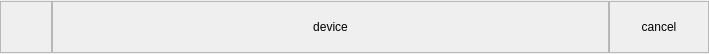
<?xml version="1.0" encoding="UTF-8"?>
<ui version="4.0">
 <class>ListDeviceEditor</class>
 <widget class="QWidget" name="ListDeviceEditor">
  <property name="geometry">
   <rect>
    <x>0</x>
    <y>0</y>
    <width>709</width>
    <height>54</height>
   </rect>
  </property>
  <property name="windowTitle">
   <string>Form</string>
  </property>
  <layout class="QHBoxLayout" name="horizontalLayout">
   <property name="spacing">
    <number>0</number>
   </property>
   <property name="leftMargin">
    <number>0</number>
   </property>
   <property name="topMargin">
    <number>0</number>
   </property>
   <property name="rightMargin">
    <number>0</number>
   </property>
   <property name="bottomMargin">
    <number>0</number>
   </property>
   <item>
    <widget class="QFrame" name="framePlus">
     <property name="minimumSize">
      <size>
       <width>52</width>
       <height>52</height>
      </size>
     </property>
     <property name="maximumSize">
      <size>
       <width>52</width>
       <height>52</height>
      </size>
     </property>
     <property name="frameShape">
      <enum>QFrame::StyledPanel</enum>
     </property>
     <property name="frameShadow">
      <enum>QFrame::Raised</enum>
     </property>
     <layout class="QGridLayout" name="gridLayout">
      <property name="leftMargin">
       <number>0</number>
      </property>
      <property name="topMargin">
       <number>0</number>
      </property>
      <property name="rightMargin">
       <number>0</number>
      </property>
      <property name="bottomMargin">
       <number>0</number>
      </property>
      <property name="spacing">
       <number>0</number>
      </property>
      <item row="0" column="0">
       <widget class="QLabel" name="labelPlus">
        <property name="styleSheet">
         <string notr="true">QLabel
{
  border-image: url(&quot;:/resource/browser-img160-hdd-n@3x.png&quot;);
}

QLabel:hover
{
  border-image: url(&quot;:/resource/browser-img160-hdd-h@3x.png&quot;);
}</string>
        </property>
        <property name="text">
         <string/>
        </property>
       </widget>
      </item>
     </layout>
    </widget>
   </item>
   <item>
    <widget class="QFrame" name="frameDevice">
     <property name="minimumSize">
      <size>
       <width>0</width>
       <height>52</height>
      </size>
     </property>
     <property name="maximumSize">
      <size>
       <width>16777215</width>
       <height>52</height>
      </size>
     </property>
     <property name="frameShape">
      <enum>QFrame::StyledPanel</enum>
     </property>
     <property name="frameShadow">
      <enum>QFrame::Raised</enum>
     </property>
     <layout class="QGridLayout" name="gridLayout_2">
      <property name="leftMargin">
       <number>0</number>
      </property>
      <property name="topMargin">
       <number>0</number>
      </property>
      <property name="rightMargin">
       <number>0</number>
      </property>
      <property name="bottomMargin">
       <number>0</number>
      </property>
      <property name="spacing">
       <number>0</number>
      </property>
      <item row="0" column="0">
       <widget class="QLabel" name="labelDevice">
        <property name="styleSheet">
         <string notr="true">QLabel
{
  border-image: url(&quot;:/resource/browser-img160-brank-n@3x.png&quot;);
}

QLabel:hover
{
  border-image: url(&quot;:/resource/browser-img160-brank-h@3x.png&quot;);
}</string>
        </property>
        <property name="text">
         <string>device</string>
        </property>
        <property name="alignment">
         <set>Qt::AlignCenter</set>
        </property>
       </widget>
      </item>
     </layout>
    </widget>
   </item>
   <item>
    <widget class="QFrame" name="frameCancel">
     <property name="minimumSize">
      <size>
       <width>100</width>
       <height>52</height>
      </size>
     </property>
     <property name="maximumSize">
      <size>
       <width>100</width>
       <height>52</height>
      </size>
     </property>
     <property name="frameShape">
      <enum>QFrame::StyledPanel</enum>
     </property>
     <property name="frameShadow">
      <enum>QFrame::Raised</enum>
     </property>
     <layout class="QGridLayout" name="gridLayout_3">
      <property name="leftMargin">
       <number>0</number>
      </property>
      <property name="topMargin">
       <number>0</number>
      </property>
      <property name="rightMargin">
       <number>0</number>
      </property>
      <property name="bottomMargin">
       <number>0</number>
      </property>
      <property name="spacing">
       <number>0</number>
      </property>
      <item row="0" column="0">
       <widget class="QLabel" name="labelCancel">
        <property name="styleSheet">
         <string notr="true">QLabel
{
  border-image: url(&quot;:/resource/browser-img160-brank-n@3x.png&quot;);
}

QLabel:hover
{
  border-image: url(&quot;:/resource/browser-img160-brank-h@3x.png&quot;);
}</string>
        </property>
        <property name="text">
         <string>cancel</string>
        </property>
        <property name="alignment">
         <set>Qt::AlignCenter</set>
        </property>
       </widget>
      </item>
     </layout>
    </widget>
   </item>
  </layout>
 </widget>
 <resources/>
 <connections/>
</ui>
